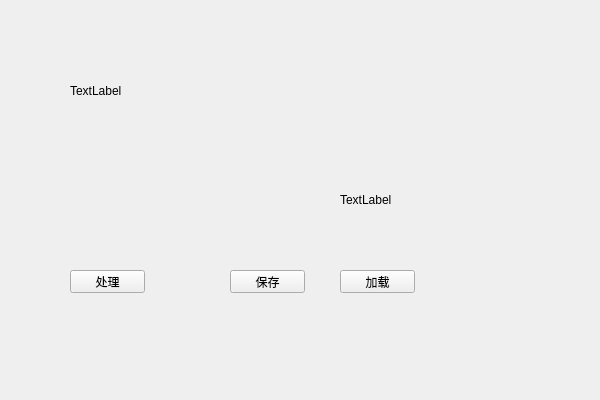
<?xml version="1.0" encoding="UTF-8"?>
<ui version="4.0">
 <class>ImageMattingPageClass</class>
 <widget class="QWidget" name="ImageMattingPageClass">
  <property name="geometry">
   <rect>
    <x>0</x>
    <y>0</y>
    <width>600</width>
    <height>400</height>
   </rect>
  </property>
  <property name="windowTitle">
   <string>ImageMattingPage</string>
  </property>
  <widget class="QLabel" name="lblOriginal">
   <property name="geometry">
    <rect>
     <x>70</x>
     <y>10</y>
     <width>321</width>
     <height>161</height>
    </rect>
   </property>
   <property name="text">
    <string>TextLabel</string>
   </property>
  </widget>
  <widget class="QPushButton" name="btnProcess">
   <property name="geometry">
    <rect>
     <x>70</x>
     <y>270</y>
     <width>75</width>
     <height>23</height>
    </rect>
   </property>
   <property name="text">
    <string>处理</string>
   </property>
  </widget>
  <widget class="QPushButton" name="btnSave">
   <property name="geometry">
    <rect>
     <x>230</x>
     <y>270</y>
     <width>75</width>
     <height>23</height>
    </rect>
   </property>
   <property name="text">
    <string>保存</string>
   </property>
  </widget>
  <widget class="QLabel" name="lblProcessed">
   <property name="geometry">
    <rect>
     <x>340</x>
     <y>190</y>
     <width>141</width>
     <height>20</height>
    </rect>
   </property>
   <property name="text">
    <string>TextLabel</string>
   </property>
  </widget>
  <widget class="QPushButton" name="btnLoad">
   <property name="geometry">
    <rect>
     <x>340</x>
     <y>270</y>
     <width>75</width>
     <height>23</height>
    </rect>
   </property>
   <property name="text">
    <string>加载</string>
   </property>
  </widget>
 </widget>
 <layoutdefault spacing="6" margin="11"/>
 <resources/>
 <connections/>
</ui>
